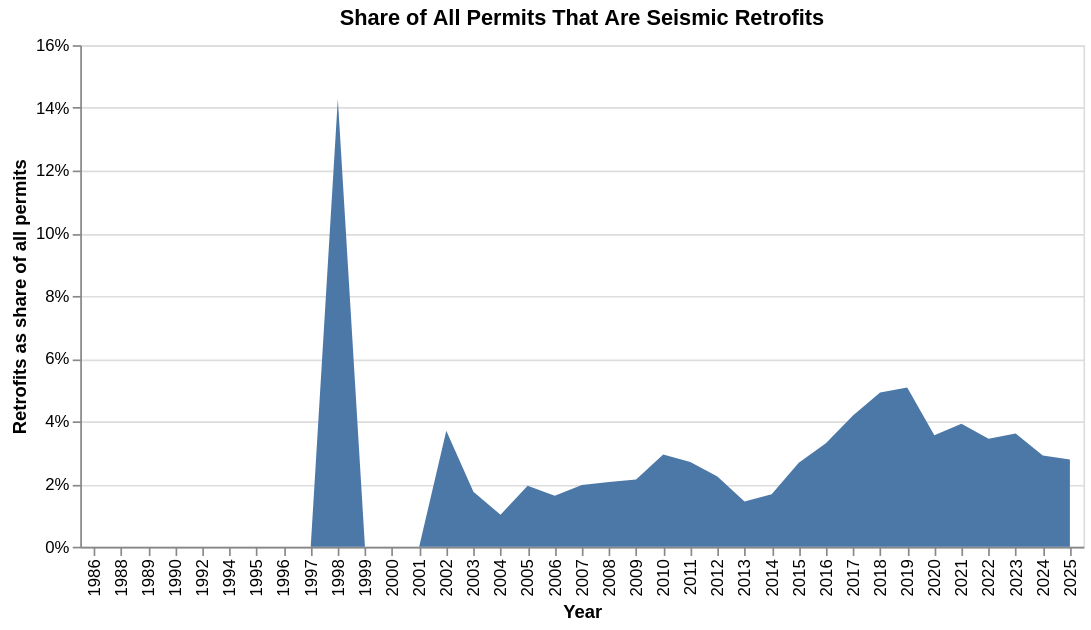

The notebook cell this image was saved under:
### Code cell
# Area chart: retrofit share over time
alt.Chart(yearly).mark_area().encode(
    x=alt.X("year:O", title="Year"),
    y=alt.Y("retrofit_share:Q", title="Retrofits as share of all permits", axis=alt.Axis(format="%")),
    tooltip=["year", alt.Tooltip("retrofit_share:Q", format=".2%")],
).properties(
    width=600,
    height=300,
    title="Share of All Permits That Are Seismic Retrofits",
)

### Figure 1 — Vega-Lite specification as saved in the notebook (floating-point values rounded to 4 significant figures)
{"config": {"view": {"continuousWidth": 300, "continuousHeight": 300}}, "data": {"name": "data-e93b2a8da94386fef4e6c48e60763960"}, "mark": {"type": "area"}, "encoding": {"tooltip": [{"field": "year", "type": "quantitative"}, {"field": "retrofit_share", "format": ".2%", "type": "quantitative"}], "x": {"field": "year", "title": "Year", "type": "ordinal"}, "y": {"axis": {"format": "%"}, "field": "retrofit_share", "title": "Retrofits as share of all permits", "type": "quantitative"}}, "height": 300, "title": "Share of All Permits That Are Seismic Retrofits", "width": 600, "$schema": "https://vega.github.io/schema/vega-lite/v6.1.0.json", "datasets": {"data-e93b2a8da94386fef4e6c48e60763960": [{"year": 1986.0, "permit_count": 1, "retrofit_count": 0.0, "retrofit_share": 0.0}, {"year": 1988.0, "permit_count": 1, "retrofit_count": 0.0, "retrofit_share": 0.0}, {"year": 1989.0, "permit_count": 2, "retrofit_count": 0.0, "retrofit_share": 0.0}, {"year": 1990.0, "permit_count": 6, "retrofit_count": 0.0, "retrofit_share": 0.0}, {"year": 1992.0, "permit_count": 8, "retrofit_count": 0.0, "retrofit_share": 0.0}, {"year": 1994.0, "permit_count": 2, "retrofit_count": 0.0, "retrofit_share": 0.0}, {"year": 1995.0, "permit_count": 4, "retrofit_count": 0.0, "retrofit_share": 0.0}, {"year": 1996.0, "permit_count": 5, "retrofit_count": 0.0, "retrofit_share": 0.0}, {"year": 1997.0, "permit_count": 5, "retrofit_count": 0.0, "retrofit_share": 0.0}, {"year": 1998.0, "permit_count": 7, "retrofit_count": 1.0, "retrofit_share": 0.1429}, {"year": 1999.0, "permit_count": 15, "retrofit_count": 0.0, "retrofit_share": 0.0}, {"year": 2000.0, "permit_count": 24, "retrofit_count": 0.0, "retrofit_share": 0.0}, {"year": 2001.0, "permit_count": 38, "retrofit_count": 0.0, "retrofit_share": 0.0}, {"year": 2002.0, "permit_count": 81, "retrofit_count": 3.0, "retrofit_share": 0.03704}, {"year": 2003.0, "permit_count": 171, "retrofit_count": 3.0, "retrofit_share": 0.01754}, {"year": 2004.0, "permit_count": 392, "retrofit_count": 4.0, "retrofit_share": 0.0102}, {"year": 2005.0, "permit_count": 3134, "retrofit_count": 61.0, "retrofit_share": 0.01946}, {"year": 2006.0, "permit_count": 8300, "retrofit_count": 135.0, "retrofit_share": 0.01627}, {"year": 2007.0, "permit_count": 7620, "retrofit_count": 150.0, "retrofit_share": 0.01969}, {"year": 2008.0, "permit_count": 6341, "retrofit_count": 131.0, "retrofit_share": 0.02066}, {"year": 2009.0, "permit_count": 4897, "retrofit_count": 105.0, "retrofit_share": 0.02144}, {"year": 2010.0, "permit_count": 5232, "retrofit_count": 154.0, "retrofit_share": 0.02943}, {"year": 2011.0, "permit_count": 5622, "retrofit_count": 152.0, "retrofit_share": 0.02704}, {"year": 2012.0, "permit_count": 5989, "retrofit_count": 134.0, "retrofit_share": 0.02237}, {"year": 2013.0, "permit_count": 7405, "retrofit_count": 107.0, "retrofit_share": 0.01445}, {"year": 2014.0, "permit_count": 7653, "retrofit_count": 128.0, "retrofit_share": 0.01673}, {"year": 2015.0, "permit_count": 8090, "retrofit_count": 217.0, "retrofit_share": 0.02682}, {"year": 2016.0, "permit_count": 8460, "retrofit_count": 279.0, "retrofit_share": 0.03298}, {"year": 2017.0, "permit_count": 8599, "retrofit_count": 360.0, "retrofit_share": 0.04187}, {"year": 2018.0, "permit_count": 8431, "retrofit_count": 415.0, "retrofit_share": 0.04922}, {"year": 2019.0, "permit_count": 7599, "retrofit_count": 386.0, "retrofit_share": 0.0508}, {"year": 2020.0, "permit_count": 6529, "retrofit_count": 232.0, "retrofit_share": 0.03553}, {"year": 2021.0, "permit_count": 7039, "retrofit_count": 276.0, "retrofit_share": 0.03921}, {"year": 2022.0, "permit_count": 6791, "retrofit_count": 234.0, "retrofit_share": 0.03446}, {"year": 2023.0, "permit_count": 5590, "retrofit_count": 202.0, "retrofit_share": 0.03614}, {"year": 2024.0, "permit_count": 6048, "retrofit_count": 176.0, "retrofit_share": 0.0291}, {"year": 2025.0, "permit_count": 5779, "retrofit_count": 161.0, "retrofit_share": 0.02786}]}}
